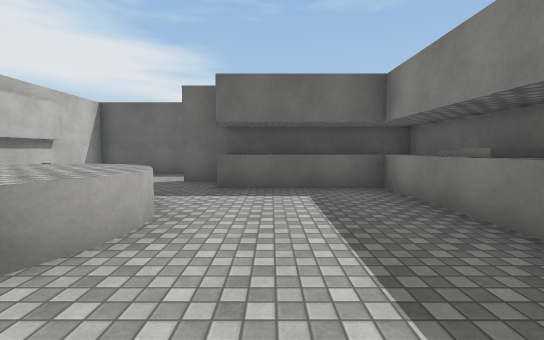
[1] (above)

24 first-person views from a walk through a scene from a Unity 3-D project. The camera is 1.4 m above the floor, tilts 4° down and sees 90° across. The floor is counted in squares, 2 m on a side. Each view is taken from the middle of a square. On the plan, view 1 faces up. The plan holds only what a view shows up to about 9 squares ahead; the rest is blank. The player character is not drawn. Door leaves are left out, so doorways stand open. Surface patterns are stand-ins for the level's own textures.

[2]
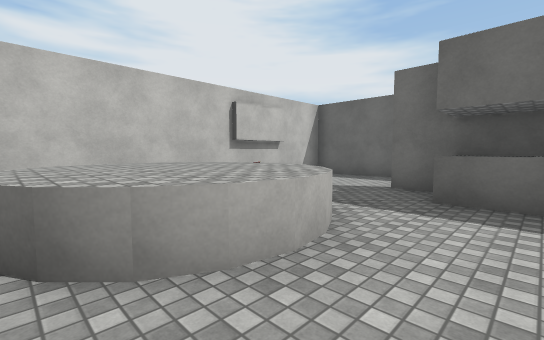

[3]
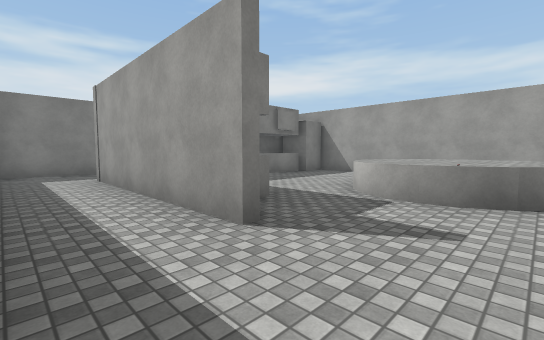

[4]
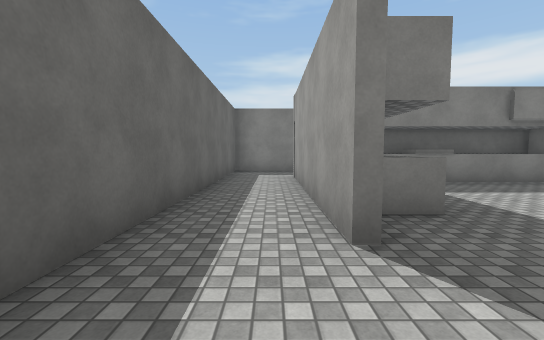

[5]
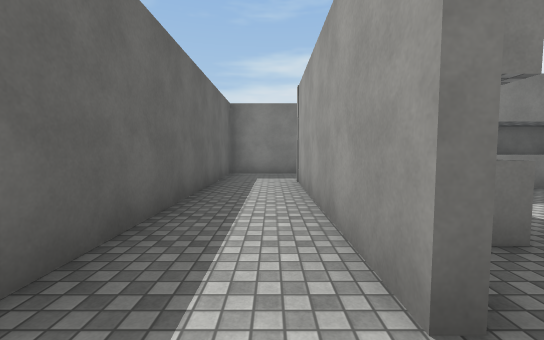

[6]
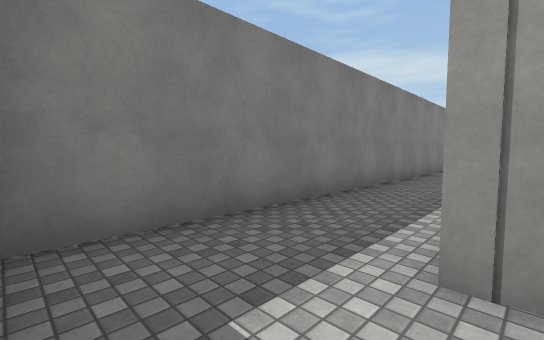

[7]
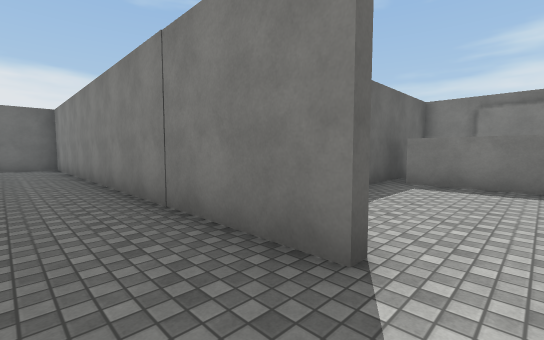

[8]
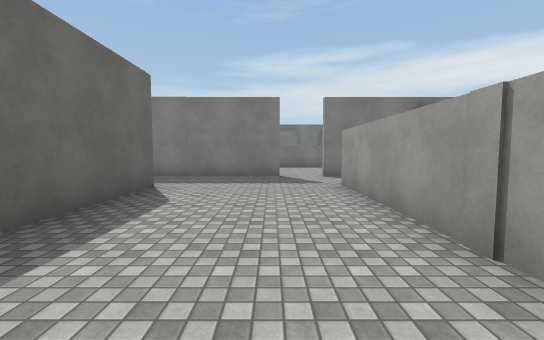

[9]
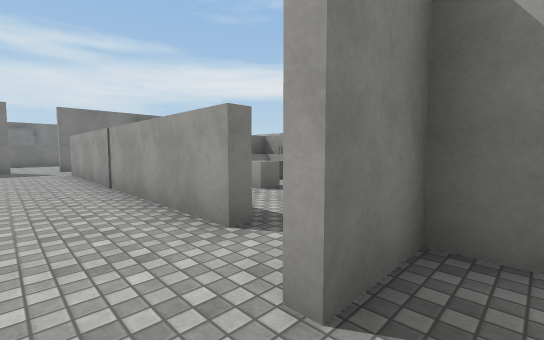

[10]
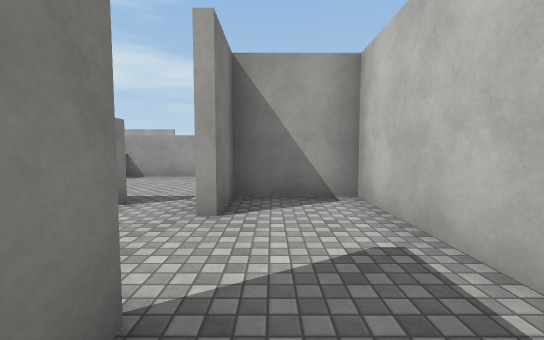

[11]
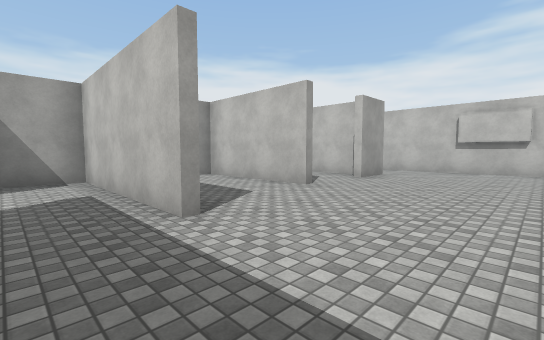

[12]
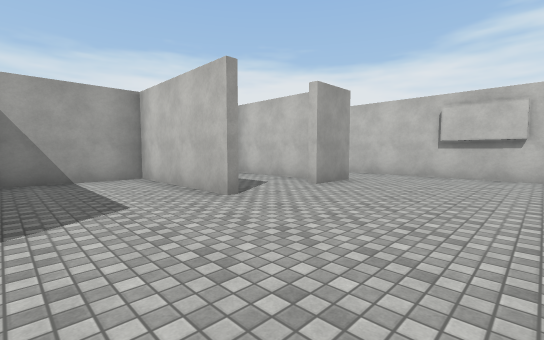

[13]
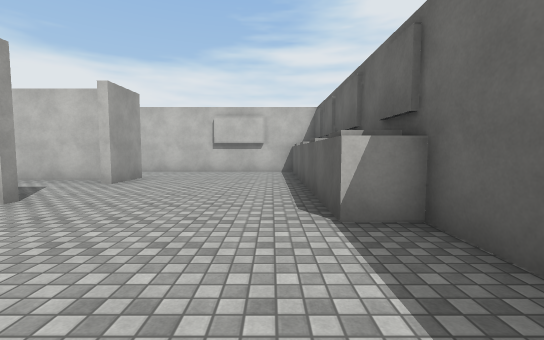

[14]
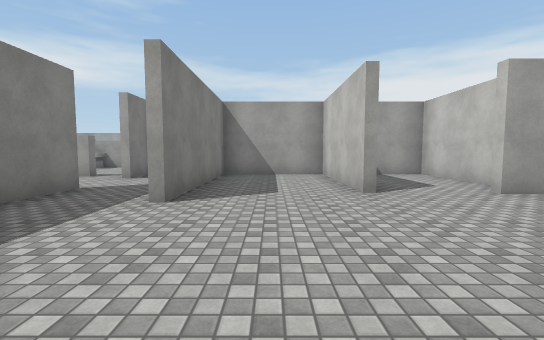

[15]
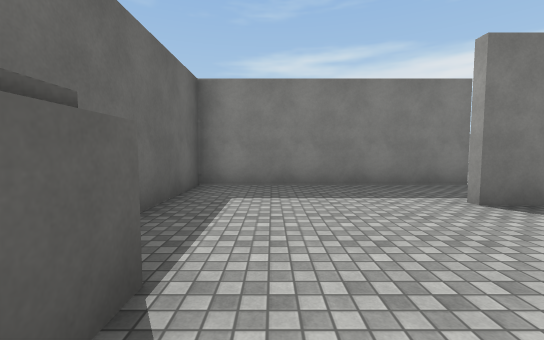

[16]
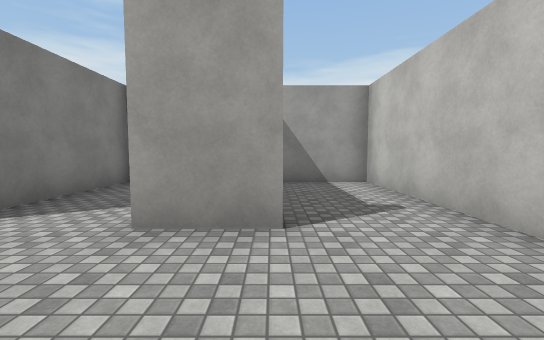

[17]
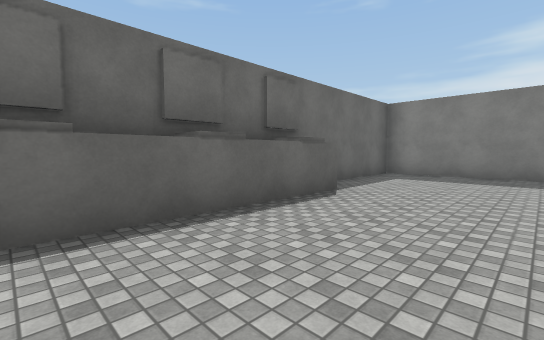

[18]
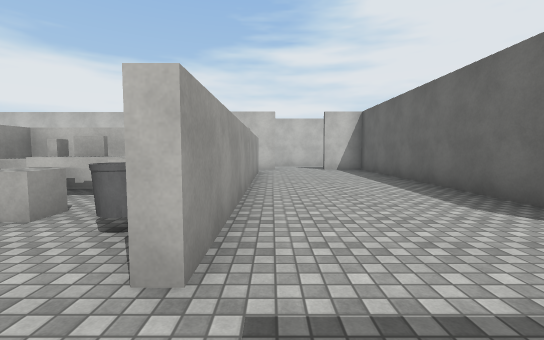

[19]
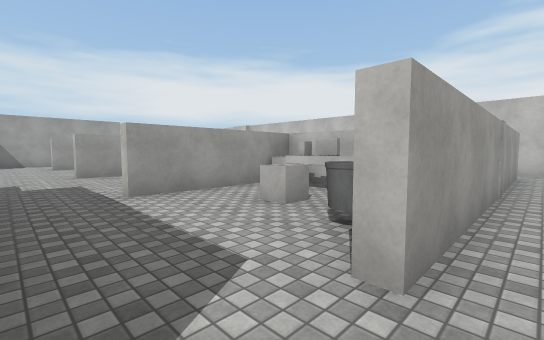

[20]
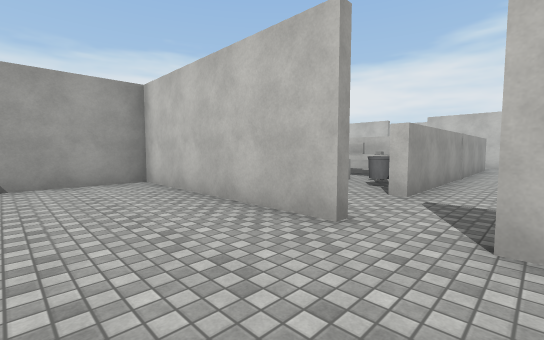

[21]
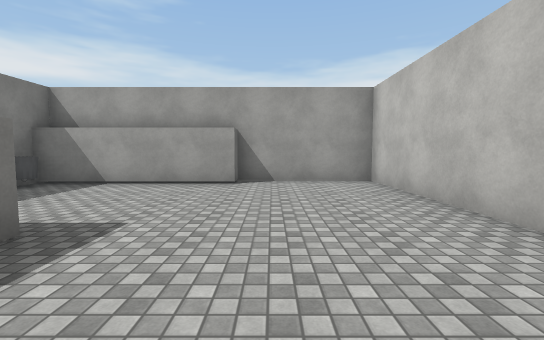

[22]
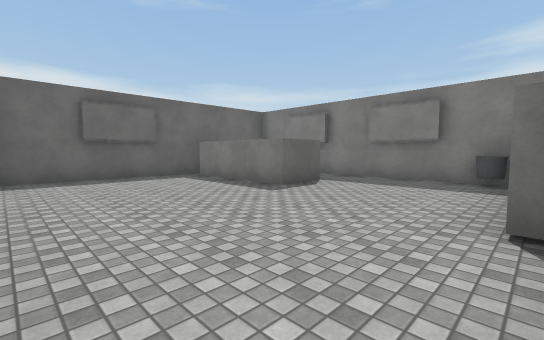

[23]
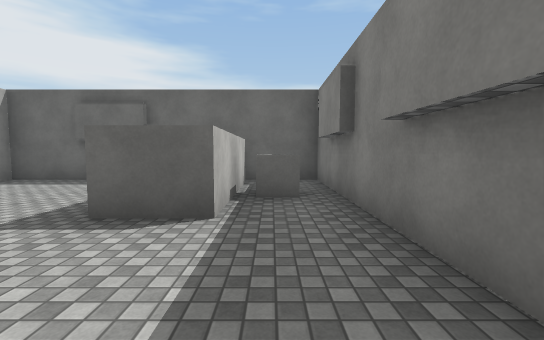

[24]
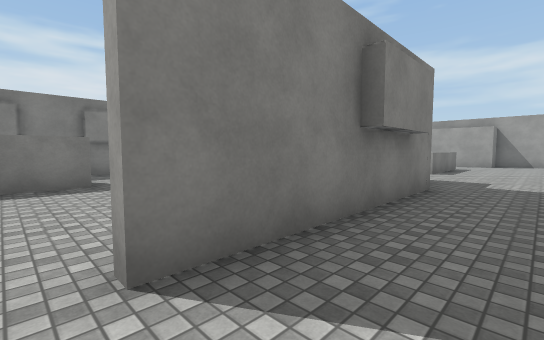

### Floor plan
Key: @ floor where view 1 was taken; # wall or solid block; x gap in a wall; . floor; D open door; ^ raised ledge; B block; C cube; I bin; O other object.
Columns run from 17 left of view 1 to 13 right of it. Each row starts with its distance up from view 1.
  9             ############
  8            # ..........#
  7            # ..........#
  6            # ..######..#
  5            # ...^^^^#..#
  4       #######.^....B#..#
  3 ## C###C....#^^^...#B..#
  2 #...........#^^^...^#..#
  1 #...........#.^^...^#..#
  0 #...........#    @ B#..#
 -1 #D....DD.D..#######...#######
 -2 #D.##.DD.D..#.........#....####
 -3 #..#..#..#............#....##C#
 -4 #..#..#..#..#..............##C#
 -5 #############x## # #I.#....##.#
 -6              ..C #OO..#.......#
 -7              ..C #OC..#.......#
 -8                 OB....#.......I
 -9              ## ##  #.#...#####
-10                     ..#####
-11                     ....
-12                     ....
-13                      ...^
-14                      ...^
-15                      ...
-16                      ..

Positions as (right, up) in squares from view 1, and headings:
1: (0, 0), facing up
2: (0, 1), facing up-left
3: (-4, 8), facing down-right
4: (-4, 7), facing right
5: (-3, 7), facing right
6: (3, 8), facing down-right
7: (4, -4), facing up-right
8: (-2, -3), facing right
9: (-6, -3), facing down-right
10: (-6, -1), facing down
11: (-6, 2), facing down-left
12: (-8, 2), facing down-left
13: (-7, 2), facing left
14: (-9, 3), facing down
15: (-11, 2), facing right
16: (-14, 1), facing down
17: (-14, 0), facing up-right
18: (5, -4), facing left
19: (5, -4), facing down-left
20: (8, -3), facing down-left
21: (8, -3), facing down
22: (6, -9), facing up-right
23: (12, -8), facing up
24: (4, -4), facing down-right
